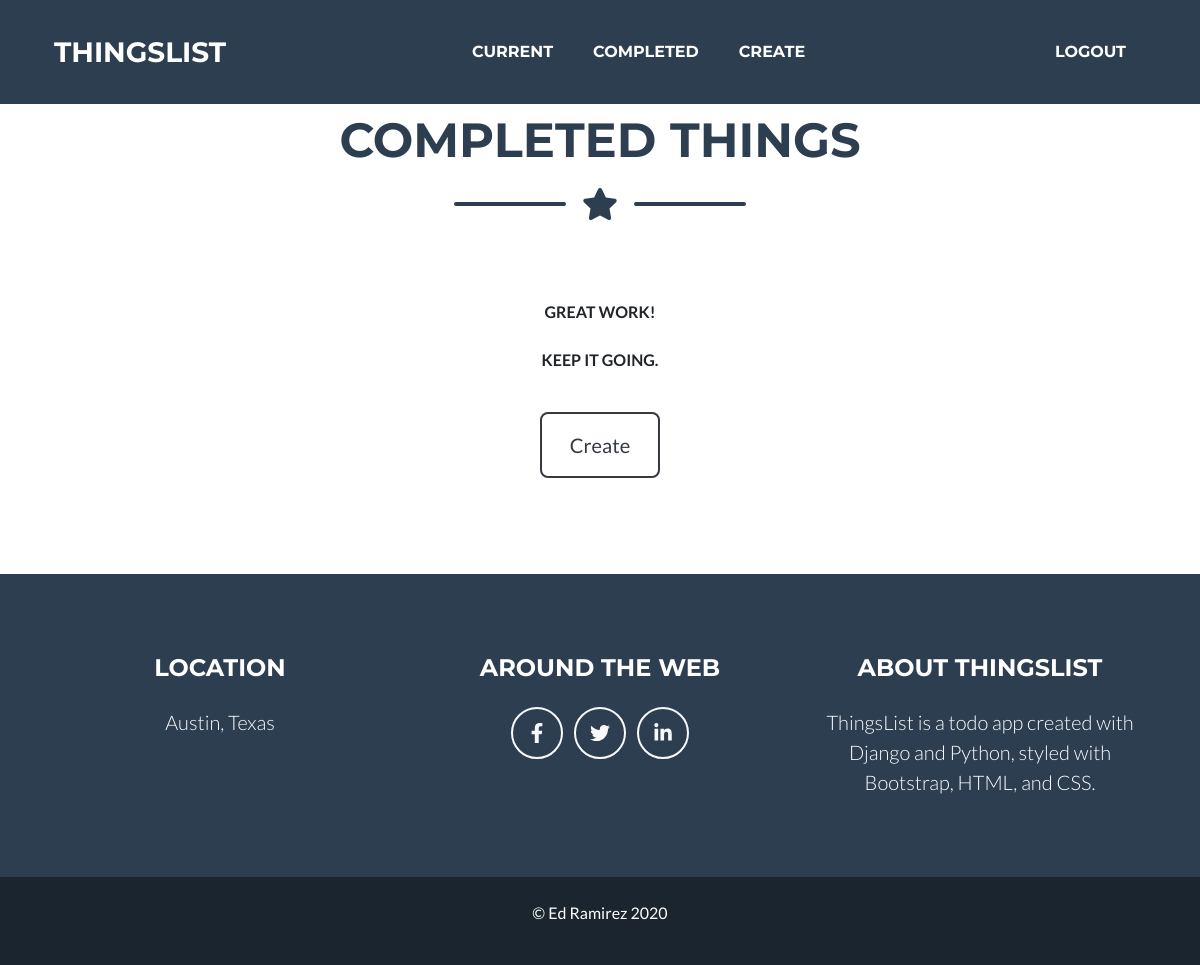
Page /completed/ (signed in) on the earlier database version.
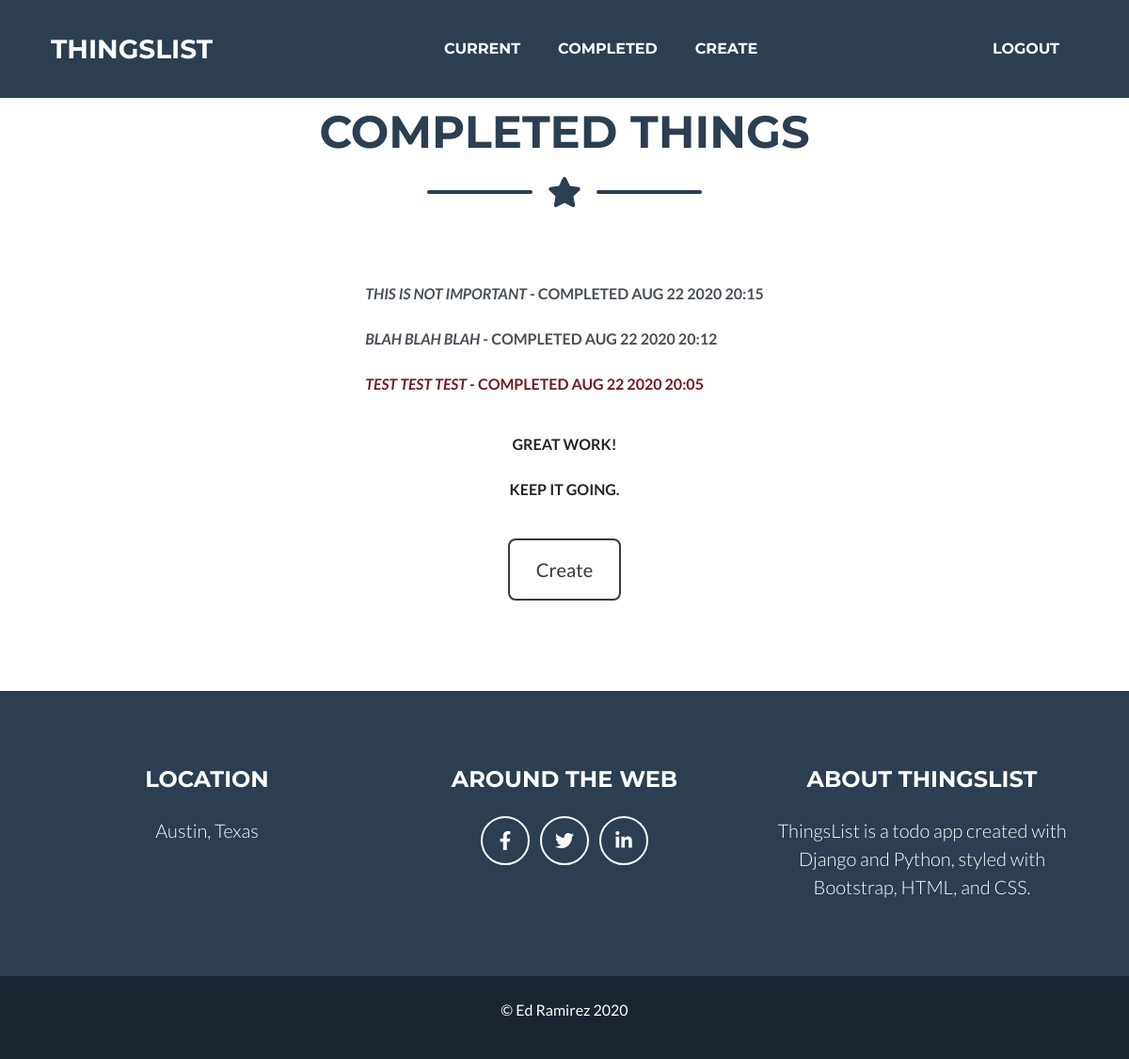
Same page on the later database version.
### things/models.py (models this page shows, shortened)
class Things(models.Model):
    title = models.CharField(max_length=100)
    memo = models.TextField(blank=True)
    created = models.DateTimeField(auto_now_add=True)
    datecompleted = models.DateTimeField(null=True, blank=True)
    important = models.BooleanField(default=False)
    user = models.ForeignKey(User, on_delete=models.CASCADE)

### things/views.py (the view)
@login_required
def completedthings(request):
    newthings = Things.objects.filter(user=request.user, datecompleted__isnull=False).order_by('-datecompleted')
    return render(request, 'things/completedthings.html', {'things':newthings})

### things/templates/things/completedthings.html
{% extends 'things/base.html' %}
{% block content %}
<section class="page-section current" id="currentthings">
  <br/>
  <div class="container">
          <h2 class="page-section-heading text-center text-uppercase text-secondary mb-0">
            Completed Things
          </h2>
      <div class="divider-custom">
          <div class="divider-custom-line"></div>
          <div class="divider-custom-icon"><i class="fas fa-star"></i></div>
          <div class="divider-custom-line"></div>
      </div>
      <div class="row justify-content-center mt-5">
              <div class="list-group-flush">
                {% for newthings in things %}
                  <a href="{% url 'viewthing' newthings.id %}" class="list-group-itemlist-group-item list-group-item-action{% if newthings.important %} list-group-item-danger{% endif %}" style="text-decoration:none">
                    <p class="text-uppercase font-weight-bold mt-4">
                    <i> {{ newthings.title }} </i>
                     -
                    Completed {{ newthings.datecompleted|date:'M j Y H:i' }}
                    </p>
                  </a>
                {% endfor %}
              </div>
            <div class="container text-center">
              <p class="text-uppercase font-weight-bold mt-4">
                Great work!
              </p>
              <p class="text-uppercase font-weight-bold mt-4">
                Keep it going.
              </p>
            <br>
              <a class="btn btn-xl btn-outline-dark" href="{% url 'createthings' %}">Create</a>
            </div>
      </div>
    </div>
  </section>
{% endblock %}

Differences in the rows shown:
added Things: title "THIS IS NOT IMPORTANT", datecompleted "AUG 22 2020 20:15"
now on this page (row edited): Things: title "BLAH BLAH BLAH", datecompleted "AUG 22 2020 20:12"
now on this page (row edited): Things: title "TEST TEST TEST", datecompleted "AUG 22 2020 20:05", important True (drawn)
